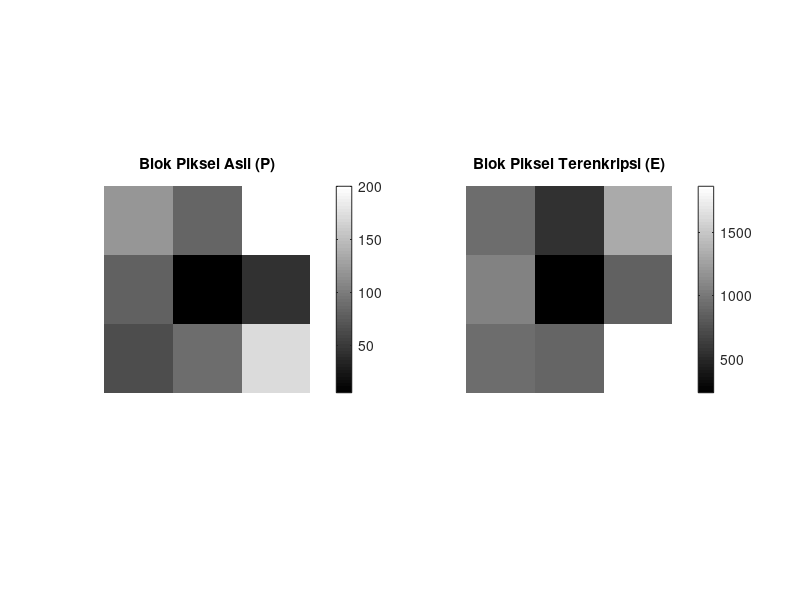

The MATLAB source for this figure:
% ===================================================== %
% UTS Matematika Sains Data — Semester Genap 2025/2026 
% Soal 2f — Visualisasi Blok Citra (Asli vs Enkripsi)
% --------------------------------------------------- 
% Nama  : Irsyad Fadhil 
% NIM   : 2510514034
% Tanggal: 21 April 2026 
% =====================================================

%% 1. Definisi Matriks
% Matriks P (Blok Piksel Asli)
P = [120 84 200; 
      80 5 44; 
      64 90 170];

% Matriks E (Hasil Enkripsi A * P)
E = [928 536 1316; 
     1064 229 854; 
     944 881 1864];

%% 2. Visualisasi dengan Subplot
figure('Name', 'Visualisasi Enkripsi Citra');

% Menampilkan Blok Piksel Asli
subplot(1, 2, 1);
imshow(P, []); 
title('Blok Piksel Asli (P)');
colorbar; % Menampilkan skala warna untuk melihat intensitas piksel

% Menampilkan Blok Piksel Hasil Enkripsi
subplot(1, 2, 2);
imshow(E, []); 
title('Blok Piksel Terenkripsi (E)');
colorbar;

%% 3. Penjelasan
% Fungsi imshow(matriks, []) secara otomatis melakukan scaling 
% intensitas warna berdasarkan nilai minimum dan maksimum matriks.
% Terlihat bahwa nilai pada E jauh lebih besar daripada P, 
% sehingga citra hasil enkripsi akan tampak jauh lebih terang 
% atau memiliki distribusi warna yang berbeda total.
